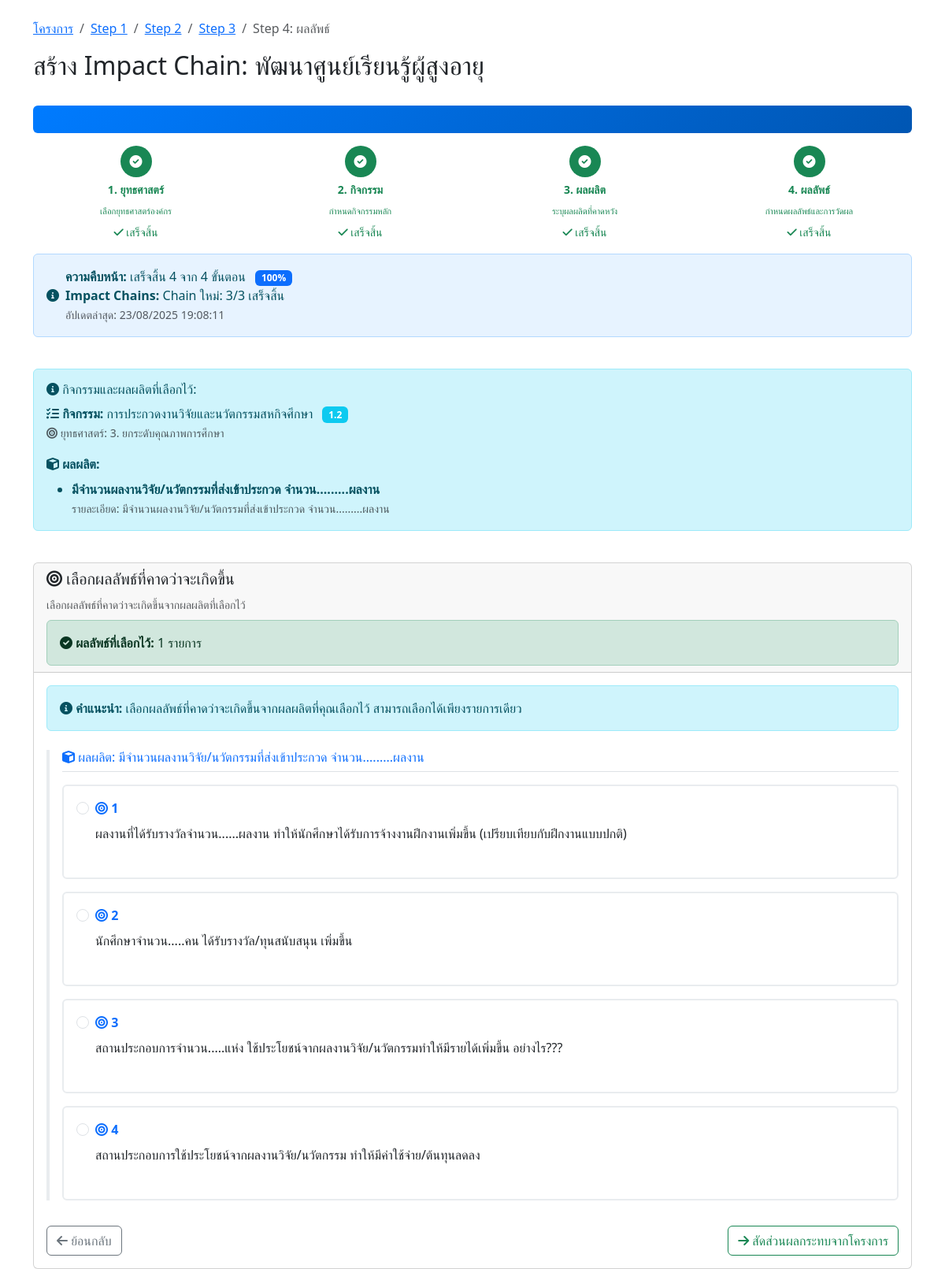
Screenshot of /impact-chain/step4-outcome.php?project_id=2 (signed in) with the database file from the repository.
### tables this page shows
CREATE TABLE `projects` (
  `id` int(11) NOT NULL,
  `project_code` varchar(50) NOT NULL COMMENT 'รหัสโครงการ',
  `name` varchar(500) NOT NULL COMMENT 'ชื่อโครงการ',
  `description` text DEFAULT NULL COMMENT 'รายละเอียดโครงการ',
  `objective` text DEFAULT NULL COMMENT 'วัตถุประสงค์โครงการ',
  `start_date` date DEFAULT NULL COMMENT 'วันที่เริ่มโครงการ',
  `end_date` date DEFAULT NULL COMMENT 'วันที่สิ้นสุดโครงการ',
  `budget` decimal(15,2) DEFAULT NULL COMMENT 'งบประมาณ',
  `organization` varchar(300) DEFAULT NULL COMMENT 'หน่วยงาน/องค์กร',
  `project_manager` varchar(200) DEFAULT NULL COMMENT 'ผู้จัดการโครงการ',
  `status` enum('incompleted','completed') DEFAULT 'incompleted' COMMENT 'สถานะโครงการ',
  `created_by` varchar(100) DEFAULT NULL COMMENT 'ผู้สร้าง',
  `created_at` timestamp NOT NULL DEFAULT current_timestamp(),
  `updated_at` timestamp NOT NULL DEFAULT current_timestamp() ON UPDATE current_timestamp(),
  `impact_chain_status` longtext DEFAULT NULL CHECK (json_valid(`impact_chain_status`)),
  `total_impact_chains` int(11) DEFAULT 0 COMMENT 'จำนวน Impact Chain ทั้งหมด',
  `current_chain_id` int(11) DEFAULT NULL COMMENT 'Impact Chain ที่กำลังทำอยู่'
);

CREATE TABLE `project_activities` (
  `id` int(11) NOT NULL,
  `project_id` int(11) NOT NULL COMMENT 'รหัสโครงการ',
  `activity_id` int(11) NOT NULL COMMENT 'รหัสกิจกรรม',
  `created_by` varchar(100) DEFAULT NULL COMMENT 'ผู้สร้าง',
  `created_at` timestamp NOT NULL DEFAULT current_timestamp(),
  `updated_at` timestamp NOT NULL DEFAULT current_timestamp() ON UPDATE current_timestamp()
);

CREATE TABLE `activities` (
  `activity_id` int(11) NOT NULL,
  `strategy_id` int(11) NOT NULL,
  `activity_code` varchar(20) NOT NULL,
  `activity_name` varchar(500) NOT NULL,
  `activity_description` text DEFAULT NULL
);

CREATE TABLE `strategies` (
  `strategy_id` int(11) NOT NULL,
  `strategy_code` varchar(50) NOT NULL,
  `strategy_name` varchar(255) NOT NULL,
  `description` text DEFAULT NULL,
  `created_at` timestamp NOT NULL DEFAULT current_timestamp()
);

CREATE TABLE `project_outputs` (
  `id` int(11) NOT NULL,
  `project_id` int(11) NOT NULL COMMENT 'รหัสโครงการ',
  `output_id` int(11) NOT NULL COMMENT 'รหัสผลผลิต',
  `output_details` text NOT NULL COMMENT 'รายละเอียดเพิ่มเติมของผลผลิต',
  `created_by` varchar(100) DEFAULT NULL COMMENT 'ผู้สร้าง',
  `created_at` timestamp NOT NULL DEFAULT current_timestamp(),
  `updated_at` timestamp NOT NULL DEFAULT current_timestamp() ON UPDATE current_timestamp()
);

CREATE TABLE `outputs` (
  `output_id` int(11) NOT NULL,
  `activity_id` int(11) NOT NULL,
  `output_sequence` varchar(10) DEFAULT NULL,
  `output_description` text NOT NULL,
  `target_details` text DEFAULT NULL
);

CREATE TABLE `outcomes` (
  `outcome_id` int(11) NOT NULL,
  `output_id` int(11) NOT NULL COMMENT 'รหัสผลผลิตที่เกี่ยวข้อง',
  `outcome_sequence` varchar(10) NOT NULL COMMENT 'ลำดับผลลัพธ์',
  `outcome_description` text NOT NULL COMMENT 'รายละเอียดผลลัพธ์',
  `created_at` timestamp NOT NULL DEFAULT current_timestamp(),
  `updated_at` timestamp NOT NULL DEFAULT current_timestamp() ON UPDATE current_timestamp()
);

### impact-chain/step4-outcome.php (the view, shortened to what the rows shown need)
<?php
require_once '../config.php';
$project_id = isset($_GET['project_id']) ? (int)$_GET['project_id'] : 0;
$chain_id = isset($_GET['chain_id']) ? (int)$_GET['chain_id'] : 0;
$is_legacy_system = true;
$user_id = $_SESSION['user_id'];
$check_query = "SELECT * FROM projects WHERE id = ? AND created_by = ?";
$check_stmt = mysqli_prepare($conn, $check_query);
mysqli_stmt_bind_param($check_stmt, 'ii', $project_id, $user_id);
mysqli_stmt_execute($check_stmt);
$project_result = mysqli_stmt_get_result($check_stmt);
$project = mysqli_fetch_assoc($project_result);
if (!$is_legacy_system && $chain_id > 0) {
    $activity_query = "SELECT ic.activity_id, a.activity_name, a.activity_code, a.activity_description, s.strategy_id, s.strategy_name
                       FROM impact_chains ic
                       JOIN activities a ON ic.activity_id = a.activity_id
                       JOIN strategies s ON a.strategy_id = s.strategy_id
                       WHERE ic.id = ?";
} else {
    $activity_query = "SELECT pa.activity_id, a.activity_name, a.activity_code, a.activity_description, s.strategy_id, s.strategy_name
                       FROM project_activities pa
                       JOIN activities a ON pa.activity_id = a.activity_id
                       JOIN strategies s ON a.strategy_id = s.strategy_id
                       WHERE pa.project_id = ?";
}
if (!$is_legacy_system && $chain_id > 0) {
    $activity_stmt = mysqli_prepare($conn, $activity_query);
    mysqli_stmt_bind_param($activity_stmt, 'i', $chain_id);
} else {
    $activity_query .= " ORDER BY pa.created_at DESC LIMIT 1";
    $activity_stmt = mysqli_prepare($conn, $activity_query);
    mysqli_stmt_bind_param($activity_stmt, 'i', $project_id);
}
mysqli_stmt_execute($activity_stmt);
$activity_result = mysqli_stmt_get_result($activity_stmt);
$selected_activity = mysqli_fetch_assoc($activity_result);
if (!$is_legacy_system && $chain_id > 0) {
    $outputs_query = "SELECT ico.output_id, o.output_description, o.output_sequence, ico.output_details, a.activity_name, s.strategy_name
                      FROM impact_chain_outputs ico
                      JOIN outputs o ON ico.output_id = o.output_id
                      JOIN activities a ON o.activity_id = a.activity_id
                      JOIN strategies s ON a.strategy_id = s.strategy_id
                      WHERE ico.impact_chain_id = ?";
    $outputs_stmt = mysqli_prepare($conn, $outputs_query);
    mysqli_stmt_bind_param($outputs_stmt, 'i', $chain_id);
} else {
    $outputs_query = "SELECT po.output_id, o.output_description, o.output_sequence, po.output_details, a.activity_name, s.strategy_name
                      FROM project_outputs po
                      JOIN outputs o ON po.output_id = o.output_id
                      JOIN activities a ON o.activity_id = a.activity_id
                      JOIN strategies s ON a.strategy_id = s.strategy_id
                      WHERE po.project_id = ?";
    $outputs_stmt = mysqli_prepare($conn, $outputs_query);
    mysqli_stmt_bind_param($outputs_stmt, 'i', $project_id);
}
mysqli_stmt_execute($outputs_stmt);
$outputs_result = mysqli_stmt_get_result($outputs_stmt);
$selected_outputs = mysqli_fetch_all($outputs_result, MYSQLI_ASSOC);
$output_ids = array_column($selected_outputs, 'output_id');
$outcomes = [];
if (!empty($output_ids)) {
    $placeholders = str_repeat('?,', count($output_ids) - 1) . '?';
    $outcomes_query = "SELECT oc.*, o.output_description, o.output_sequence, a.activity_name, s.strategy_name
                       FROM outcomes oc
                       JOIN outputs o ON oc.output_id = o.output_id
                       JOIN activities a ON o.activity_id = a.activity_id
                       JOIN strategies s ON a.strategy_id = s.strategy_id
                       WHERE oc.output_id IN ($placeholders)
                       ORDER BY o.output_sequence ASC, oc.outcome_sequence ASC";
    $outcomes_stmt = mysqli_prepare($conn, $outcomes_query);
    $types = str_repeat('i', count($output_ids));
    mysqli_stmt_bind_param($outcomes_stmt, $types, ...$output_ids);
    mysqli_stmt_execute($outcomes_stmt);
    $outcomes_result = mysqli_stmt_get_result($outcomes_stmt);
    $outcomes = mysqli_fetch_all($outcomes_result, MYSQLI_ASSOC);
}
$selected_outcomes = [];
if (!$is_legacy_system && $chain_id) {
    $selected_outcomes_query = "SELECT outcome_id, outcome_details FROM impact_chain_outcomes WHERE impact_chain_id = ?";
    $selected_stmt = mysqli_prepare($conn, $selected_outcomes_query);
    mysqli_stmt_bind_param($selected_stmt, 'i', $chain_id);
} else {
    $selected_outcomes_query = "SELECT outcome_id, outcome_details FROM project_outcomes WHERE project_id = ?";
    $selected_stmt = mysqli_prepare($conn, $selected_outcomes_query);
    mysqli_stmt_bind_param($selected_stmt, 'i', $project_id);
}
mysqli_stmt_execute($selected_stmt);
$selected_result = mysqli_stmt_get_result($selected_stmt);
while ($row = mysqli_fetch_assoc($selected_result)) {
    $selected_outcomes[] = $row['outcome_id'];
}
$outcomes_by_output = [];
foreach ($outcomes as $outcome) {
    $outcomes_by_output[$outcome['output_description']][] = $outcome;
}
?>
<!DOCTYPE html>
<html lang="th">
<head>
    <link href="https://cdn.jsdelivr.net/npm/bootstrap@5.3.0/dist/css/bootstrap.min.css" rel="stylesheet">
    <link href="https://cdnjs.cloudflare.com/ajax/libs/font-awesome/6.0.0/css/all.min.css" rel="stylesheet">
</head>
<body>
    <div class="container mt-4">
        <div class="row mb-4">
            <div class="col-12">
                <nav aria-label="breadcrumb">
                    <ol class="breadcrumb">
                    </ol>
                </nav>
                <h2>สร้าง Impact Chain: <?php echo htmlspecialchars($project['name']); ?></h2>
            </div>
        </div>
        <div class="row mb-4">
            <div class="col-12">
                <div class="alert alert-info">
                    <h6><i class="fas fa-info-circle"></i> กิจกรรมและผลผลิตที่เลือกไว้:</h6>
                    <div class="mb-3">
                        <strong><i class="fas fa-tasks"></i> กิจกรรม:</strong>
                        <?php if ($selected_activity): ?>
                            <?php echo htmlspecialchars($selected_activity['activity_name']); ?>
                            <span class="badge bg-info ms-2"><?php echo htmlspecialchars($selected_activity['activity_code']); ?></span>
                            <br><small class="text-muted">
                                <i class="fas fa-bullseye"></i> ยุทธศาสตร์: <?php echo $selected_activity['strategy_id']; ?>. <?php echo htmlspecialchars($selected_activity['strategy_name']); ?>
                            </small>
                        <?php else: ?>
                            <span class="text-danger">ไม่มีกิจกรรมที่เลือกไว้</span>
                        <?php endif; ?>
                    </div>
                    <div class="mb-0">
                        <strong><i class="fas fa-cube"></i> ผลผลิต:</strong>
                        <?php if (!empty($selected_outputs)): ?>
                            <ul class="mb-0 mt-2">
                                <?php foreach ($selected_outputs as $output): ?>
                                    <li>
                                        <strong><?php echo htmlspecialchars($output['output_description']); ?></strong>
                                        <?php if (!empty($output['output_details'])): ?>
                                            <br><small class="text-muted">รายละเอียด: <?php echo htmlspecialchars($output['output_details']); ?></small>
                                        <?php endif; ?>
                                    </li>
                                <?php endforeach; ?>
                            </ul>
                        <?php else: ?>
                            <span class="text-danger">ไม่มีผลผลิตที่เลือกไว้</span>
                        <?php endif; ?>
                    </div>
                </div>
            </div>
        </div>
        <div class="row">
            <div class="col-12">
                <div class="card">
                    <div class="card-body">
                        <?php if (empty($outcomes)): ?>
                            <div class="alert alert-warning">
                                <i class="fas fa-exclamation-triangle"></i>
                                <strong>ไม่พบผลลัพธ์ที่เกี่ยวข้อง</strong><br>
                                ไม่พบข้อมูลผลลัพธ์ที่เกี่ยวข้องกับผลผลิตที่เลือก:<br>
                                <?php foreach ($selected_outputs as $output): ?>
                                    <small class="text-muted">• <?php echo htmlspecialchars($output['output_description']); ?></small><br>
                                <?php endforeach; ?>
                            </div>
                            <div class="d-flex justify-content-between">
                                <a href="step3-output.php?project_id=<?php echo $project_id; ?><?php echo ($chain_id > 0 ? '&chain_id='.$chain_id : ''); ?>" class="btn btn-outline-secondary">
                                    <i class="fas fa-arrow-left"></i> ย้อนกลับ
                                </a>
                                <a href="summary.php?project_id=<?php echo $project_id; ?>" class="btn btn-outline-primary">
                                    ข้ามไปสรุป <i class="fas fa-arrow-right"></i>
                                </a>
                            </div>
                        <?php else: ?>
                            <form action="process-step4.php" method="POST" id="outcomeForm">
                                <?php foreach ($outcomes_by_output as $output_name => $output_outcomes): ?>
                                    <div class="outcome-group <?php echo !empty(array_intersect(array_column($output_outcomes, 'outcome_id'), $selected_outcomes)) ? 'has-selection' : ''; ?>">
                                        <h6 class="text-primary border-bottom pb-2 mb-3">
                                            <i class="fas fa-cube"></i> ผลผลิต: <?php echo htmlspecialchars($output_name); ?>
                                        </h6>
                                        <?php if (empty($output_outcomes)): ?>
                                            <div class="alert alert-light">
                                                <i class="fas fa-info-circle"></i> ไม่พบผลลัพธ์ที่เกี่ยวข้องกับผลผลิตนี้
                                            </div>
                                        <?php else: ?>
                                            <div class="mb-4">
                                                <?php foreach ($output_outcomes as $outcome): ?>
                                                    <div class="mb-3">
                                                        <div class="card outcome-card h-100 <?php echo in_array($outcome['outcome_id'], $selected_outcomes) ? 'selected' : ''; ?>">
                                                            <div class="card-body">
                                                                <div class="form-check">
                                                                    <input class="form-check-input" type="radio"
                                                                        name="selected_outcome" value="<?php echo $outcome['outcome_id']; ?>"
                                                                        id="outcome_<?php echo $outcome['outcome_id']; ?>"
                                                                        <?php echo in_array($outcome['outcome_id'], $selected_outcomes) ? 'checked' : ''; ?>>
                                                                    <label class="form-check-label w-100" for="outcome_<?php echo $outcome['outcome_id']; ?>">
                                                                        <div class="fw-bold text-primary mb-2">
                                                                            <i class="fas fa-bullseye"></i> <?php echo htmlspecialchars($outcome['outcome_sequence']); ?>
                                                                        </div>
                                                                        <div class="text-dark">
                                                                            <?php echo htmlspecialchars($outcome['outcome_description']); ?>
                                                                        </div>
                                                                    </label>
                                                                </div>
                                                            </div>
                                                        </div>
                                                    </div>
                                                <?php endforeach; ?>
                                            </div>
                                        <?php endif; ?>
                                    </div>
                                <?php endforeach; ?>
                            </form>
                        <?php endif; ?>
                    </div>
                </div>
            </div>
        </div>
    </div>
</body>
</html>

### rows the page displays
projects: name "พัฒนาศูนย์เรียนรู้ผู้สูงอายุ"
project_activities: activity.activity_name "การประกวดงานวิจัยและนวัตกรรมสหกิจศึกษา", activity.activity_code "1.2", strategies.strategy_id "3", strategies.strategy_name "ยกระดับคุณภาพการศึกษา"
project_outputs: output.output_description "มีจำนวนผลงานวิจัย/นวัตกรรมที่ส่งเข้าประกวด จำนวน.........ผลงาน", output_details "มีจำนวนผลงานวิจัย/นวัตกรรมที่ส่งเข้าประกวด จำนวน.........ผลงาน"
outcomes: outcome_id "☐ 1 ผลงานที่ได้รับรางวัลจำนวน...", outcome_sequence "1", outcome_description "ผลงานที่ได้รับรางวัลจำนวน......ผลงาน ทำให้นักศึกษาได้รับการจ้างงานฝึกงานเพิ่มขึ้น (เปรียบเทียบกับฝึกงานแบบปกติ)"
outcomes: outcome_id "☐ 2 นักศึกษาจำนวน.....คน ได้รับร", outcome_sequence "2", outcome_description "นักศึกษาจำนวน.....คน ได้รับรางวัล/ทุนสนับสนุน เพิ่มขึ้น"
outcomes: outcome_id "☐ 3 สถานประกอบการจำนวน.....แห่ง", outcome_sequence "3", outcome_description "สถานประกอบการจำนวน.....แห่ง ใช้ประโยชน์จากผลงานวิจัย/นวัตกรรมทำให้มีรายได้เพิ่มขึ้น อย่างไร???"
outcomes: outcome_id "☐ 4 สถานประกอบการใช้ประโยชน์จากผ", outcome_sequence "4", outcome_description "สถานประกอบการใช้ประโยชน์จากผลงานวิจัย/นวัตกรรม ทำให้มีค่าใช้จ่าย/ต้นทุนลดลง"

### other values shown
$steps[$i]['name'] "ยุทธศาสตร์"
$steps[$i]['description'] "เลือกยุทธศาสตร์องค์กร"
$steps[$i]['name'] "กิจกรรม"
$steps[$i]['description'] "กำหนดกิจกรรมหลัก"
$steps[$i]['name'] "ผลผลิต"
$steps[$i]['description'] "ระบุผลผลิตที่คาดหวัง"
$steps[$i]['name'] "ผลลัพธ์"
$steps[$i]['description'] "กำหนดผลลัพธ์และการวัดผล"
$completed_count "4"
$progress_percentage "100"
$multi_status['multiple_chains']['completed_chains'] "3"
$multi_status['multiple_chains']['total_chains'] "3"
date('d/m/Y H:i:s', strtotime($status['last_updated'])) "23/08/2025 19:08:11"
count($selected_outcomes) "1"
$output_name "มีจำนวนผลงานวิจัย/นวัตกรรมที่ส่งเข้าประกวด จำนวน.........ผลงาน"
